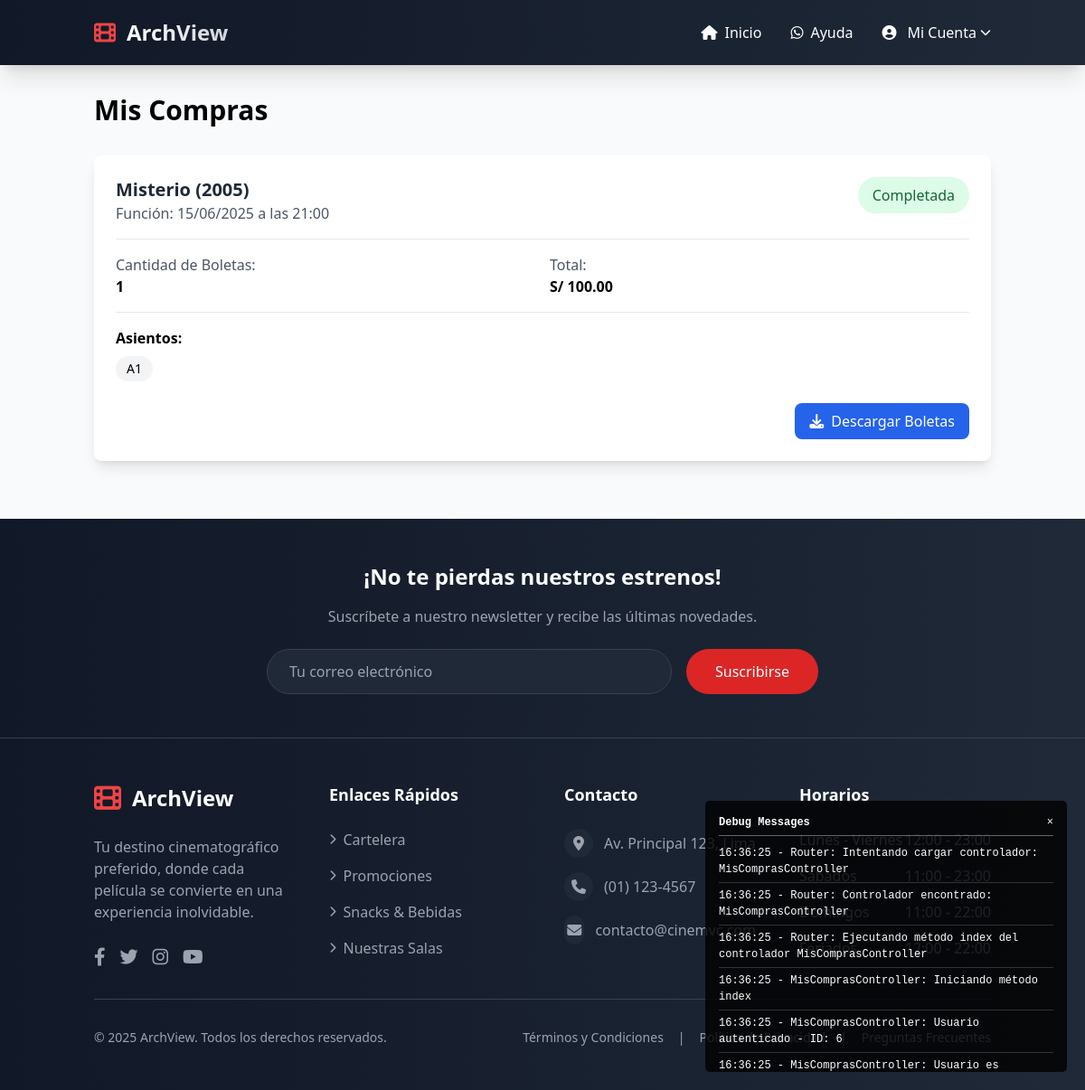
/mis-compras (signed in), run on the app's committed database.
### tables this page shows
CREATE TABLE `ventas` (
  `id` int(11) NOT NULL,
  `cliente_nombre` varchar(100) NOT NULL,
  `cliente_email` varchar(100) DEFAULT NULL,
  `cliente_dni` varchar(20) NOT NULL,
  `total` decimal(10,2) NOT NULL,
  `estado` enum('pendiente','completada','cancelada') DEFAULT 'pendiente',
  `created_at` timestamp NOT NULL DEFAULT current_timestamp()
);

CREATE TABLE `boletas` (
  `id` int(11) NOT NULL,
  `venta_id` int(11) NOT NULL,
  `funcion_id` int(11) NOT NULL,
  `asiento` varchar(10) NOT NULL,
  `codigo_qr` varchar(255) DEFAULT NULL,
  `estado` tinyint(1) DEFAULT 1,
  `created_at` timestamp NOT NULL DEFAULT current_timestamp()
);

### controllers/MisComprasController.php (called while the page is built, shortened)
<?php
require_once MODELS_PATH . 'Venta.php';
require_once MODELS_PATH . 'Boleta.php';
require_once __DIR__ . '/../core/Debug.php';
class MisComprasController extends Controller {
    private $ventaModel;
    private $boletaModel;
    public function __construct() {
        $this->ventaModel = new Venta();
        $this->boletaModel = new Boleta();
    }
    public function index() {
        $email = $_SESSION['usuario_email'] ?? '';
        $compras = $this->ventaModel->obtenerVentasPorCliente($email);
        foreach ($compras as &$compra) {
            $compra['boletas'] = $this->boletaModel->obtenerBoletasPorVenta($compra['id']);
        }
        $this->cargarVista('cliente/mis-compras', [
            'titulo' => 'Mis Compras',
            'compras' => $compras
        ]);
    }
}

### core/Router.php (called while the page is built, shortened)
<?php
require_once 'Debug.php';
class Router {
    private $metodo = 'index';
    public function __construct() {
        $url = $this->getUrl();
        if (isset($url[0])) {
            $controllerName = str_replace(' ', '', ucwords(str_replace('-', ' ', $url[0])));
            if (file_exists(CONTROLLERS_PATH . $controllerName . 'Controller.php')) {
                unset($url[0]);
            } else {
                Debug::log("Router: Controlador no encontrado: " . $controllerName . "Controller");
            }
        }
        $this->controlador = new $this->controlador;
        $this->parametros = $url ? array_values($url) : [];
        call_user_func_array([$this->controlador, $this->metodo], $this->parametros);
    }
    private function getUrl() {
        if (isset($_GET['url'])) {
            $url = rtrim($_GET['url'], '/');
            $url = filter_var($url, FILTER_SANITIZE_URL);
            $url = explode('/', $url);
            return $url;
        }
        return [];
    }
}

### index.php (called while the page is built, shortened)
<?php
require_once 'core/Model.php';
require_once 'core/Router.php';
$router = new Router();

### config/conexion.php (called while the page is built, shortened)
<?php
class Conexion {
    private static $instance = null;
    private $conexion;
    private function __construct() {
        try {
            $this->conexion = new PDO(
                "mysql:host=" . DB_HOST . ";dbname=" . DB_NAME,
                DB_USER,
                DB_PASS,
                [
                    PDO::ATTR_ERRMODE => PDO::ERRMODE_EXCEPTION,
                    PDO::ATTR_DEFAULT_FETCH_MODE => PDO::FETCH_ASSOC,
                    PDO::MYSQL_ATTR_INIT_COMMAND => "SET NAMES utf8",
                    PDO::ATTR_EMULATE_PREPARES => false,
                    PDO::MYSQL_ATTR_LOCAL_INFILE => true
                ]
            );
        } catch (PDOException $e) {
            die("Error de conexión: " . $e->getMessage());
        }
    }
    public static function getInstance() {
        if (self::$instance === null) {
            self::$instance = new self();
        }
        return self::$instance;
    }
    public function getConexion() {
        return $this->conexion;
    }
}

### core/Model.php (called while the page is built, shortened)
<?php
require_once __DIR__ . '/../config/conexion.php';
abstract class Model {
    public function __construct() {
        $this->db = Conexion::getInstance()->getConexion();
    }
}

### models/Venta.php (called while the page is built, shortened)
<?php
class Venta extends Model {
    protected $tabla = 'ventas';
    public function obtenerVentasPorCliente($email) {
        $sql = "SELECT v.*,
                       COUNT(b.id) as cantidad_boletas,
                       f.fecha as funcion_fecha,
                       f.hora as funcion_hora,
                       p.titulo as pelicula_titulo
                FROM {$this->tabla} v
                INNER JOIN boletas b ON v.id = b.venta_id
                INNER JOIN funciones f ON b.funcion_id = f.id
                INNER JOIN peliculas p ON f.pelicula_id = p.id
                WHERE v.cliente_email = :email
                GROUP BY v.id, f.fecha, f.hora, p.titulo
                ORDER BY v.created_at DESC";
        $stmt = $this->db->prepare($sql);
        $stmt->execute(['email' => $email]);
        return $stmt->fetchAll(PDO::FETCH_ASSOC);
    }
}

### models/Boleta.php (called while the page is built, shortened)
<?php
class Boleta extends Model {
    protected $tabla = 'boletas';
    public function obtenerBoletasPorVenta($ventaId) {
        $sql = "SELECT b.*,
                       f.fecha as funcion_fecha,
                       f.hora as funcion_hora,
                       p.titulo as pelicula_titulo,
                       s.nombre as sala_nombre
                FROM {$this->tabla} b
                INNER JOIN funciones f ON b.funcion_id = f.id
                INNER JOIN peliculas p ON f.pelicula_id = p.id
                INNER JOIN salas s ON f.sala_id = s.id
                WHERE b.venta_id = :venta_id
                ORDER BY b.asiento";
        $stmt = $this->db->prepare($sql);
        $stmt->execute(['venta_id' => $ventaId]);
        return $stmt->fetchAll(PDO::FETCH_ASSOC);
    }
}

### views/cliente/mis-compras.php (the view, shortened to what this page needs)
<div class="container mx-auto px-4 py-8">
    <h1 class="text-3xl font-bold mb-8">Mis Compras</h1>
    <?php if (empty($compras)): ?>
        <div class="bg-gray-100 rounded-lg p-8 text-center">
            <i class="fas fa-ticket-alt text-4xl text-gray-400 mb-4"></i>
            <p class="text-gray-600">Aún no has realizado ninguna compra.</p>
            <a href="<?= APP_URL ?>" class="inline-block mt-4 bg-red-600 text-white px-6 py-2 rounded-lg hover:bg-red-700 transition-colors">
                Ver Cartelera
            </a>
        </div>
    <?php else: ?>
        <div class="grid gap-6">
            <?php foreach ($compras as $compra): ?>
                <div class="bg-white rounded-lg shadow-lg overflow-hidden">
                    <div class="p-6">
                        <div class="flex justify-between items-start mb-4">
                            <div>
                                <h3 class="text-xl font-bold text-gray-800">
                                    <?= htmlspecialchars($compra['pelicula_titulo']) ?>
                                </h3>
                                <p class="text-gray-600">
                                    Función: <?= date('d/m/Y', strtotime($compra['funcion_fecha'])) ?>
                                    a las <?= date('H:i', strtotime($compra['funcion_hora'])) ?>
                                </p>
                            </div>
                            <span class="px-4 py-2 rounded-full <?= $compra['estado'] === 'completada' ? 'bg-green-100 text-green-800' : 'bg-yellow-100 text-yellow-800' ?>">
                                <?= ucfirst($compra['estado']) ?>
                            </span>
                        </div>
                        <div class="border-t border-gray-200 pt-4">
                            <div class="grid grid-cols-2 gap-4">
                                <div>
                                    <p class="text-gray-600">Cantidad de Boletas:</p>
                                    <p class="font-semibold"><?= $compra['cantidad_boletas'] ?></p>
                                </div>
                                <div>
                                    <p class="text-gray-600">Total:</p>
                                    <p class="font-semibold">S/ <?= number_format($compra['total'], 2) ?></p>
                                </div>
                            </div>
                        </div>
                        <?php if (!empty($compra['boletas'])): ?>
                            <div class="mt-4 pt-4 border-t border-gray-200">
                                <h4 class="font-semibold mb-2">Asientos:</h4>
                                <div class="flex flex-wrap gap-2">
                                    <?php foreach ($compra['boletas'] as $boleta): ?>
                                        <span class="px-3 py-1 bg-gray-100 rounded-full text-sm">
                                            <?= htmlspecialchars($boleta['asiento']) ?>
                                        </span>
                                    <?php endforeach; ?>
                                </div>
                            </div>
                        <?php endif; ?>
                        <?php if ($compra['estado'] === 'completada'): ?>
                            <div class="mt-6 flex justify-end">
                                <a href="<?= APP_URL ?>/venta/detalles/<?= $compra['id'] ?>"
                                   class="inline-flex items-center px-4 py-2 bg-blue-600 text-white rounded-lg hover:bg-blue-700 transition-colors">
                                    <i class="fas fa-download mr-2"></i>
                                    Descargar Boletas
                                </a>
                            </div>
                        <?php endif; ?>
                    </div>
                </div>
            <?php endforeach; ?>
        </div>
    <?php endif; ?>
</div>

### data on the page
ventas: pelicula_titulo "Misterio (2005)", funcion_fecha "15/06/2025", funcion_hora "21:00", estado "Completada", cantidad_boletas "1", total "100.00"
boletas: asiento "A1"

### other printed values
APP_NAME "ArchView"
$message "16:36:25 - Router: Intentando cargar controlador: MisComprasController"
$message "16:36:25 - Router: Controlador encontrado: MisComprasController"
$message "16:36:25 - Router: Ejecutando método index del controlador MisComprasController"
$message "16:36:25 - MisComprasController: Iniciando método index"
$message "16:36:25 - MisComprasController: Usuario autenticado - ID: 6"
$message "16:36:25 - MisComprasController: Usuario es…"
